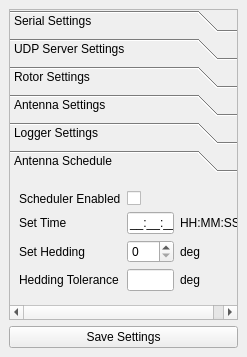
<?xml version="1.0" encoding="UTF-8"?>
<ui version="4.0">
 <class>MainWindow</class>
 <widget class="QMainWindow" name="MainWindow">
  <property name="windowModality">
   <enum>Qt::ApplicationModal</enum>
  </property>
  <property name="geometry">
   <rect>
    <x>0</x>
    <y>0</y>
    <width>247</width>
    <height>357</height>
   </rect>
  </property>
  <property name="windowTitle">
   <string>Settings</string>
  </property>
  <property name="styleSheet">
   <string notr="true"/>
  </property>
  <widget class="QWidget" name="centralwidget">
   <layout class="QGridLayout" name="gridLayout">
    <item row="0" column="0" colspan="2">
     <widget class="QToolBox" name="toolBox">
      <property name="frameShape">
       <enum>QFrame::StyledPanel</enum>
      </property>
      <property name="frameShadow">
       <enum>QFrame::Sunken</enum>
      </property>
      <property name="lineWidth">
       <number>2</number>
      </property>
      <property name="currentIndex">
       <number>5</number>
      </property>
      <property name="tabSpacing">
       <number>6</number>
      </property>
      <widget class="QWidget" name="page">
       <property name="geometry">
        <rect>
         <x>0</x>
         <y>0</y>
         <width>227</width>
         <height>146</height>
        </rect>
       </property>
       <property name="minimumSize">
        <size>
         <width>0</width>
         <height>0</height>
        </size>
       </property>
       <attribute name="label">
        <string>Serial Settings</string>
       </attribute>
       <layout class="QGridLayout" name="gridLayout_3">
        <item row="2" column="0">
         <layout class="QGridLayout" name="gridLayout_2">
          <item row="0" column="0">
           <widget class="QLabel" name="label">
            <property name="text">
             <string>COM PORT</string>
            </property>
           </widget>
          </item>
          <item row="0" column="1">
           <widget class="QComboBox" name="ComPortList">
            <property name="editable">
             <bool>true</bool>
            </property>
           </widget>
          </item>
          <item row="1" column="1" alignment="Qt::AlignLeft">
           <widget class="QComboBox" name="BaudRateList">
            <item>
             <property name="text">
              <string>2400</string>
             </property>
            </item>
            <item>
             <property name="text">
              <string>4800</string>
             </property>
            </item>
            <item>
             <property name="text">
              <string>9600</string>
             </property>
            </item>
            <item>
             <property name="text">
              <string>19200</string>
             </property>
            </item>
            <item>
             <property name="text">
              <string>38400</string>
             </property>
            </item>
            <item>
             <property name="text">
              <string>57600</string>
             </property>
            </item>
            <item>
             <property name="text">
              <string>115200</string>
             </property>
            </item>
           </widget>
          </item>
          <item row="1" column="0">
           <widget class="QLabel" name="label_2">
            <property name="text">
             <string>BAUD RATE</string>
            </property>
           </widget>
          </item>
         </layout>
        </item>
       </layout>
      </widget>
      <widget class="QWidget" name="page_2">
       <property name="geometry">
        <rect>
         <x>0</x>
         <y>0</y>
         <width>227</width>
         <height>146</height>
        </rect>
       </property>
       <attribute name="label">
        <string>UDP Server Settings</string>
       </attribute>
       <layout class="QGridLayout" name="gridLayout_4">
        <item row="1" column="0">
         <layout class="QGridLayout" name="gridLayout_5">
          <item row="2" column="1">
           <widget class="QLineEdit" name="IPPort">
            <property name="inputMask">
             <string>00000;_</string>
            </property>
           </widget>
          </item>
          <item row="0" column="1">
           <widget class="QCheckBox" name="UDPServerEnabled">
            <property name="text">
             <string/>
            </property>
           </widget>
          </item>
          <item row="1" column="1">
           <widget class="QLineEdit" name="IPAddress">
            <property name="inputMask">
             <string>000.000.000.000;_</string>
            </property>
           </widget>
          </item>
          <item row="2" column="0">
           <widget class="QLabel" name="label_8">
            <property name="text">
             <string>IP Port</string>
            </property>
           </widget>
          </item>
          <item row="1" column="0">
           <widget class="QLabel" name="label_7">
            <property name="text">
             <string>IP Address</string>
            </property>
           </widget>
          </item>
          <item row="0" column="0">
           <widget class="QLabel" name="label_3">
            <property name="text">
             <string>Enable UDP Server</string>
            </property>
           </widget>
          </item>
         </layout>
        </item>
       </layout>
      </widget>
      <widget class="QWidget" name="page_3">
       <attribute name="label">
        <string>Rotor Settings</string>
       </attribute>
       <layout class="QGridLayout" name="gridLayout_11">
        <item row="0" column="0">
         <layout class="QGridLayout" name="gridLayout_10">
          <item row="0" column="0">
           <widget class="QLabel" name="label_9">
            <property name="text">
             <string>Rotor ID</string>
            </property>
           </widget>
          </item>
          <item row="2" column="0">
           <widget class="QLabel" name="label_11">
            <property name="text">
             <string>Station Grid</string>
            </property>
           </widget>
          </item>
          <item row="1" column="0">
           <widget class="QLabel" name="label_10">
            <property name="text">
             <string>Station Call</string>
            </property>
           </widget>
          </item>
          <item row="0" column="1">
           <widget class="QLineEdit" name="RotorID"/>
          </item>
          <item row="1" column="1">
           <widget class="QLineEdit" name="StationCall"/>
          </item>
          <item row="2" column="1">
           <widget class="QLineEdit" name="StationGrid"/>
          </item>
          <item row="3" column="0">
           <widget class="QLabel" name="label_12">
            <property name="text">
             <string>Rotor Quey Interval (s)</string>
            </property>
           </widget>
          </item>
          <item row="3" column="1">
           <widget class="QLineEdit" name="RotorQueryInterval">
            <property name="inputMask">
             <string>00.0</string>
            </property>
           </widget>
          </item>
         </layout>
        </item>
       </layout>
      </widget>
      <widget class="QWidget" name="page_4">
       <attribute name="label">
        <string>Antenna Settings</string>
       </attribute>
       <layout class="QGridLayout" name="gridLayout_13">
        <item row="0" column="0">
         <layout class="QGridLayout" name="gridLayout_12">
          <item row="0" column="0">
           <widget class="QLabel" name="label_13">
            <property name="text">
             <string>Show Antenna Beam</string>
            </property>
           </widget>
          </item>
          <item row="1" column="0">
           <widget class="QLabel" name="label_14">
            <property name="text">
             <string>Antenna Beam-width</string>
            </property>
           </widget>
          </item>
          <item row="0" column="1">
           <widget class="QCheckBox" name="ShowAntennaBeam">
            <property name="text">
             <string/>
            </property>
           </widget>
          </item>
          <item row="1" column="1">
           <widget class="QLineEdit" name="BeamWidth">
            <property name="inputMask">
             <string>000</string>
            </property>
           </widget>
          </item>
         </layout>
        </item>
       </layout>
      </widget>
      <widget class="QWidget" name="page_5">
       <attribute name="label">
        <string>Logger Settings</string>
       </attribute>
       <layout class="QGridLayout" name="gridLayout_15">
        <item row="0" column="0">
         <layout class="QGridLayout" name="gridLayout_14">
          <item row="0" column="0">
           <widget class="QLabel" name="label_15">
            <property name="text">
             <string>Log Level</string>
            </property>
           </widget>
          </item>
          <item row="1" column="0">
           <widget class="QLabel" name="label_16">
            <property name="text">
             <string>Log To File</string>
            </property>
           </widget>
          </item>
          <item row="0" column="1">
           <widget class="QComboBox" name="DebugLevel">
            <item>
             <property name="text">
              <string>INFO</string>
             </property>
            </item>
            <item>
             <property name="text">
              <string>DEBUG</string>
             </property>
            </item>
            <item>
             <property name="text">
              <string>WARN</string>
             </property>
            </item>
            <item>
             <property name="text">
              <string>CRITICAL</string>
             </property>
            </item>
           </widget>
          </item>
          <item row="1" column="1">
           <widget class="QCheckBox" name="LogToFile">
            <property name="text">
             <string/>
            </property>
           </widget>
          </item>
          <item row="2" column="0">
           <widget class="QLabel" name="label_17">
            <property name="text">
             <string>Log Filename</string>
            </property>
           </widget>
          </item>
          <item row="2" column="1">
           <widget class="QLineEdit" name="LogName"/>
          </item>
         </layout>
        </item>
       </layout>
      </widget>
      <widget class="QWidget" name="page_6">
       <attribute name="label">
        <string>Antenna Schedule</string>
       </attribute>
       <layout class="QGridLayout" name="gridLayout_17">
        <item row="0" column="0">
         <layout class="QGridLayout" name="gridLayout_16">
          <item row="2" column="1">
           <widget class="QSpinBox" name="SchedHedding">
            <property name="suffix">
             <string/>
            </property>
            <property name="maximum">
             <number>450</number>
            </property>
            <property name="singleStep">
             <number>10</number>
            </property>
           </widget>
          </item>
          <item row="3" column="1">
           <widget class="QLineEdit" name="HeddingTolerance"/>
          </item>
          <item row="3" column="0">
           <widget class="QLabel" name="label_21">
            <property name="text">
             <string>Hedding Tolerance</string>
            </property>
           </widget>
          </item>
          <item row="0" column="1">
           <widget class="QCheckBox" name="SchedEnable">
            <property name="text">
             <string/>
            </property>
           </widget>
          </item>
          <item row="0" column="0">
           <widget class="QLabel" name="label_19">
            <property name="text">
             <string>Scheduler Enabled</string>
            </property>
           </widget>
          </item>
          <item row="2" column="0">
           <widget class="QLabel" name="label_20">
            <property name="text">
             <string>Set Hedding</string>
            </property>
           </widget>
          </item>
          <item row="1" column="1">
           <widget class="QLineEdit" name="SchedTime">
            <property name="inputMask">
             <string>HH:HH:HH;_</string>
            </property>
           </widget>
          </item>
          <item row="1" column="0">
           <widget class="QLabel" name="label_18">
            <property name="text">
             <string>Set Time</string>
            </property>
           </widget>
          </item>
          <item row="3" column="2">
           <widget class="QLabel" name="label_22">
            <property name="text">
             <string>deg</string>
            </property>
           </widget>
          </item>
          <item row="2" column="2">
           <widget class="QLabel" name="label_23">
            <property name="text">
             <string>deg</string>
            </property>
           </widget>
          </item>
          <item row="1" column="2">
           <widget class="QLabel" name="label_24">
            <property name="text">
             <string>HH:MM:SS</string>
            </property>
           </widget>
          </item>
         </layout>
        </item>
       </layout>
      </widget>
     </widget>
    </item>
    <item row="1" column="0" colspan="2">
     <widget class="QPushButton" name="SaveComSettings">
      <property name="text">
       <string>Save Settings</string>
      </property>
     </widget>
    </item>
   </layout>
  </widget>
 </widget>
 <resources>
  <include location="Resources.qrc"/>
 </resources>
 <connections/>
</ui>
